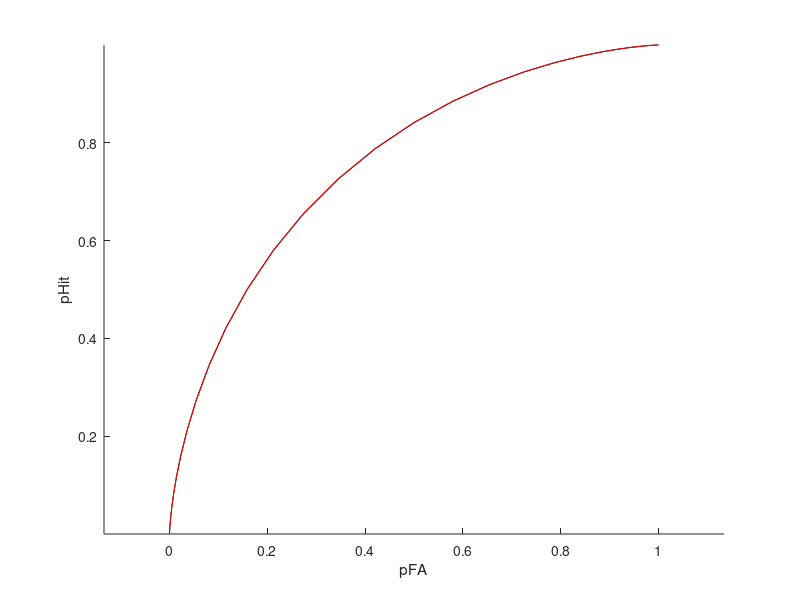

The MATLAB script that drew this image:
p.noiseMean = 0;   
p.signalMean = 1;
p.sd = 1;
z = -4:.2:6;  %response-axis sampling points

noise.y  = normpdf(z,p.noiseMean,p.sd);
signal.y = normpdf(z,p.signalMean,p.sd);

ylim = get(gca,'YLim');

p.criterion = 1.5;

pHit = 1-normcdf(p.criterion,p.signalMean,p.sd)
pFA =  1-normcdf(p.criterion,p.noiseMean,p.sd)

dPrime = 0.5       %(p.signalMean-p.noiseMean)/p.sd; Given in this problem. 
fprintf(sprintf('  dPrime =    %5.2f\n',dPrime));

pHits = 1-normcdf(z,p.signalMean,p.sd);
pFAs  = 1-normcdf(z,p.noiseMean,p.sd);
figure(1)
hold on
axis equal
axis tight
xlabel('pFA');
ylabel('pHit');
plot(pFAs,pHits,'k-');

hold on
dPrime = 1.5;
plot(pFAs,pHits,'r-');
